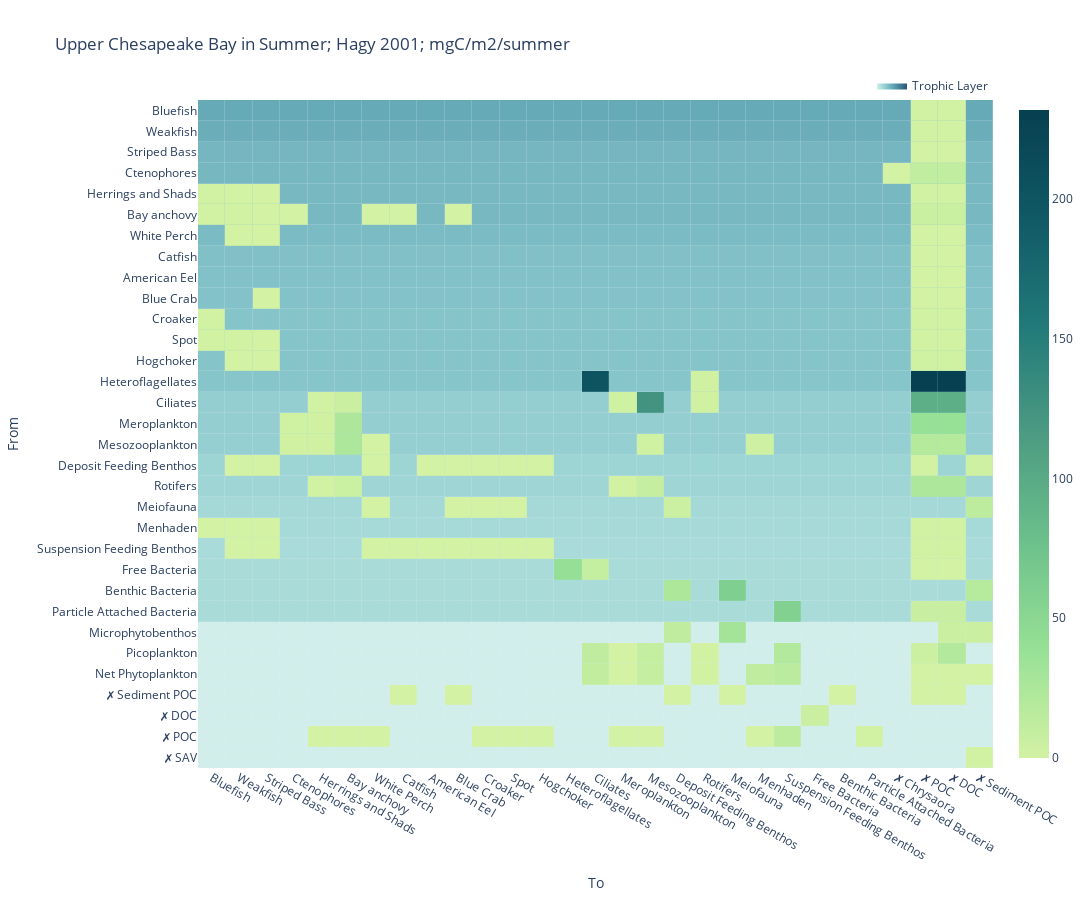

Source (notebook cell):
### Markdown cell above
### biomass

### Code cell
show_heatmap(food_webs[0], normalization='biomass', show_trophic_layer=True, add_external_flows=False)

### Figure 1 — Plotly figure (JSON) as saved in the notebook; plotly's stock layout.template omitted (floating-point values rounded to 4 significant figures; data arrays with more than 128 entries replaced by an {"elided": "..."} marker saying what was removed)
{"data": [{"colorscale": [[0, "rgb(209, 238, 234)"], [0.1667, "rgb(168, 219, 217)"], [0.3333, "rgb(133, 196, 201)"], [0.5, "rgb(104, 171, 184)"], [0.6667, "rgb(79, 144, 166)"], [0.8333, "rgb(59, 115, 143)"], [1, "rgb(42, 86, 116)"]], "hoverinfo": "skip", "name": "Trophic Layer", "showlegend": true, "showscale": false, "type": "heatmap", "x": {"elided": "928 str values"}, "xgap": 0.2, "y": {"elided": "928 str values"}, "ygap": 0.2, "z": {"elided": "928 float values"}, "zmax": 7.097, "zmin": 1}, {"colorscale": [[0, "rgb(211, 242, 163)"], [0.1667, "rgb(151, 225, 150)"], [0.3333, "rgb(108, 192, 139)"], [0.5, "rgb(76, 155, 130)"], [0.6667, "rgb(33, 122, 121)"], [0.8333, "rgb(16, 89, 101)"], [1, "rgb(7, 64, 80)"]], "hoverongaps": false, "hovertemplate": "%{y} --> %{x}: %{z}<extra></extra>", "showlegend": false, "showscale": true, "type": "heatmap", "x": {"elided": "158 str values"}, "xgap": 0.2, "y": {"elided": "158 str values"}, "ygap": 0.2, "z": {"elided": "158 float values"}, "zmax": 231.7, "zmin": 8.075e-05}], "layout": {"autosize": true, "height": 900, "legend": {"orientation": "h", "x": 1, "xanchor": "right", "y": 1, "yanchor": "bottom"}, "title": {"text": "Upper Chesapeake Bay in Summer; Hagy 2001; mgC/m2/summer"}, "width": 1200, "xaxis": {"autorange": true, "categoryarray": ["Bluefish", "Weakfish", "Striped Bass", "Ctenophores", "Herrings and Shads", "Bay anchovy", "White Perch", "Catfish", "American Eel", "Blue Crab", "Croaker", "Spot", "Hogchoker", "Heteroflagellates", "Ciliates", "Meroplankton", "Mesozooplankton", "Deposit Feeding Benthos", "Rotifers", "Meiofauna", "Menhaden", "Suspension Feeding Benthos", "Free Bacteria", "Benthic Bacteria", "Particle Attached Bacteria", "✗ Chrysaora", "✗ POC", "✗ DOC", "✗ Sediment POC"], "range": [-0.5, 28.5], "showspikes": true, "spikethickness": 0.5, "title": {"text": "To"}, "type": "category"}, "yaxis": {"autorange": true, "categoryarray": ["✗ SAV", "✗ POC", "✗ DOC", "✗ Sediment POC", "Net Phytoplankton", "Picoplankton", "Microphytobenthos", "Particle Attached Bacteria", "Benthic Bacteria", "Free Bacteria", "Suspension Feeding Benthos", "Menhaden", "Meiofauna", "Rotifers", "Deposit Feeding Benthos", "Mesozooplankton", "Meroplankton", "Ciliates", "Heteroflagellates", "Hogchoker", "Spot", "Croaker", "Blue Crab", "American Eel", "Catfish", "White Perch", "Bay anchovy", "Herrings and Shads", "Ctenophores", "Striped Bass", "Weakfish", "Bluefish"], "range": [-0.5, 31.5], "showspikes": true, "spikemode": "across", "spikesnap": "cursor", "spikethickness": 0.5, "title": {"text": "From"}, "type": "category"}}}
